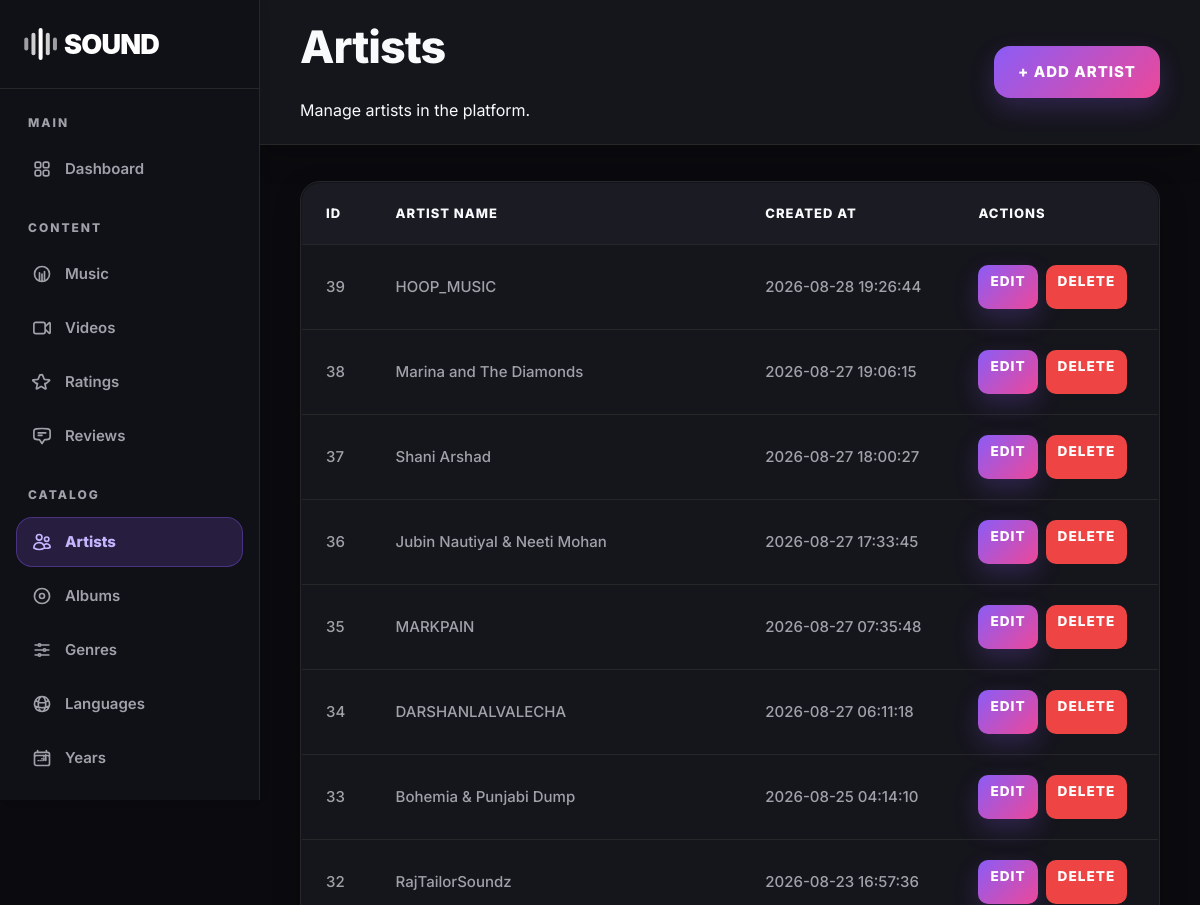
Before: /admin/artists/index.php (signed in, upper part) with the older database file.
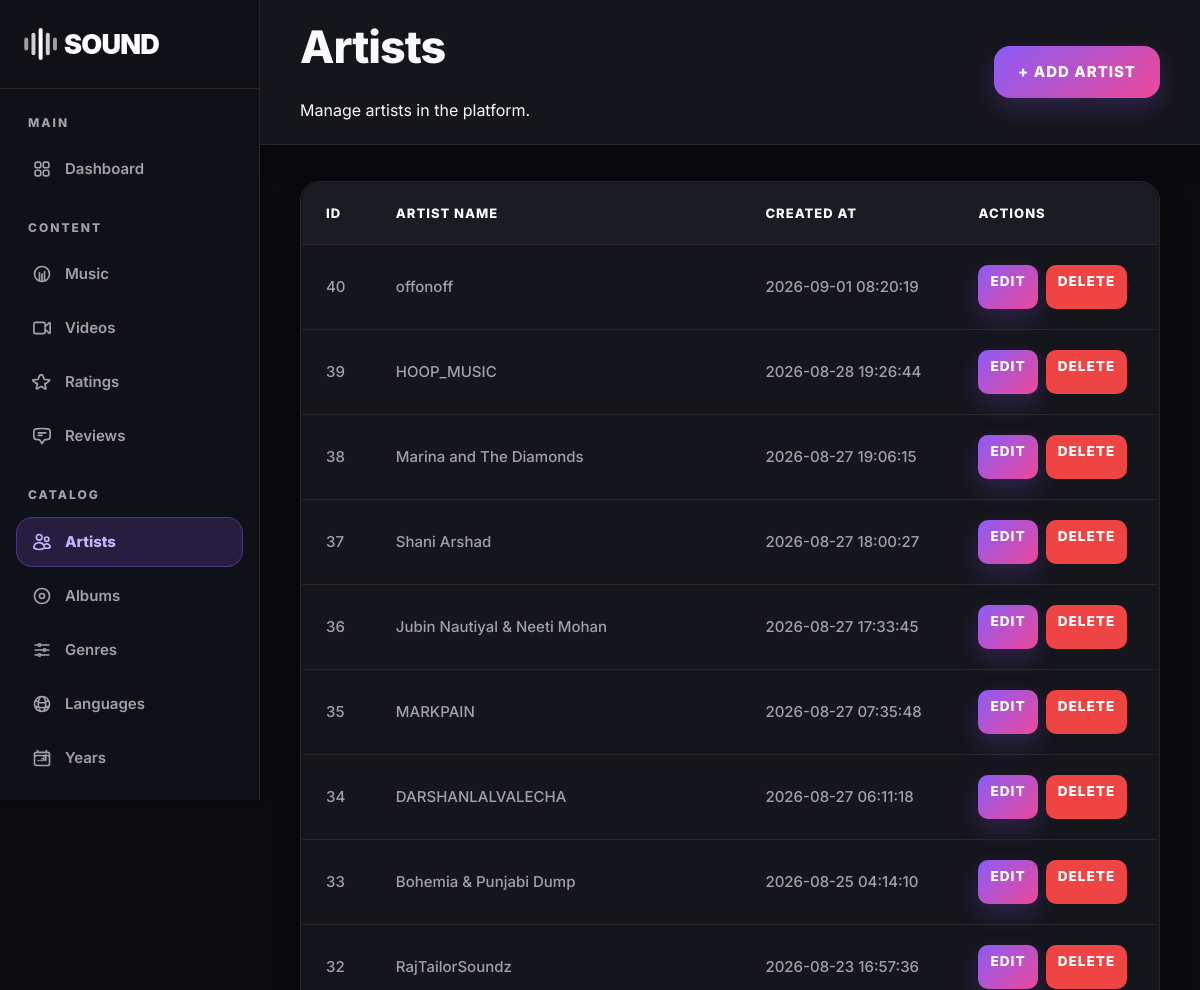
After: the same page with the newer database file.
### tables this page shows
CREATE TABLE `artists` (
  `id` int(11) NOT NULL,
  `artist_name` varchar(150) NOT NULL,
  `created_at` timestamp NOT NULL DEFAULT current_timestamp(),
  `image` varchar(255) DEFAULT NULL
);

### admin/artists/index.php (the view, shortened to what this page needs)
<?php
require_once "../../config/db.php";
$query = mysqli_query(
    $conn,
    "SELECT id, artist_name, created_at
     FROM artists
     ORDER BY id DESC"
);
?>
<!DOCTYPE html>
<html lang="en">
<head>
    <link rel="stylesheet" href="../../assets/css/style.css?v=<?php echo time(); ?>">
    <link rel="stylesheet" href="../../assets/css/admin.css?v=<?php echo time(); ?>">
</head>
<body>
<div class="admin-layout">
    <?php
    include "../../includes/admin_header.php";
    ?>
    <main class="admin-main">
        <div class="admin-topbar">
            <div>
                <h1>Artists</h1>
                <div class="breadcrumb">Manage artists in the platform.</div>
            </div>
            <a href="add.php" class="btn btn-primary">+ Add Artist</a>
        </div>
        <div class="admin-content">
            <div class="table-container">
                <table class="data-table">
                    <thead>
                        <tr>
                            <th>ID</th>
                            <th>Artist Name</th>
                            <th>Created At</th>
                            <th>Actions</th>
                        </tr>
                    </thead>
                    <tbody>
                    <?php if (mysqli_num_rows($query) > 0): ?>
                        <?php while ($artist = mysqli_fetch_assoc($query)): ?>
                            <tr>
                                <td><?php echo $artist["id"]; ?></td>
                                <td><?php echo htmlspecialchars($artist["artist_name"]); ?></td>
                                <td><?php echo htmlspecialchars($artist["created_at"]); ?></td>
                                <td style="white-space: nowrap;">
                                    <div style="display: flex; gap: 8px; align-items: center;">
                                        <a href="edit.php?id=<?php echo $artist["id"]; ?>" class="btn btn-sm btn-primary" style="margin: 0; padding: 6px 12px; font-size: 0.85rem;">Edit</a>
                                        <a href="delete.php?id=<?php echo $artist["id"]; ?>" class="btn btn-sm btn-danger" onclick="return confirm('Are you sure you want to delete this artist?');" style="margin: 0; padding: 6px 12px; font-size: 0.85rem;">Delete</a>
                                    </div>
                                </td>
                            </tr>
                        <?php endwhile; ?>
                    <?php else: ?>
                        <tr><td colspan="4" style="text-align: center; padding: 30px; color: #777;">No artists found.</td></tr>
                    <?php endif; ?>
                    </tbody>
                </table>
            </div>
        </div>
    </main>
</div>
</body>
</html>

Changed rows visible on the page:
added artists: id "40", artist_name "offonoff", created_at "2026-09-01 08:20:19"
